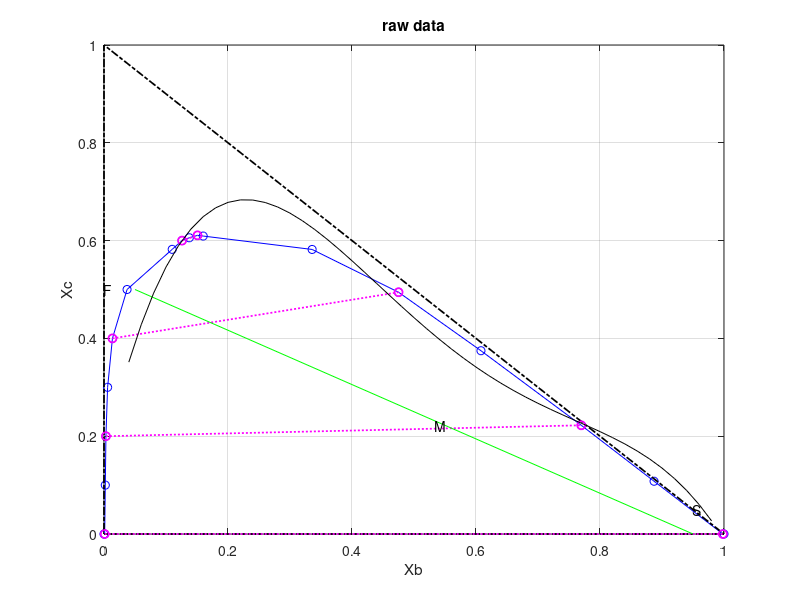

Source code (MATLAB): (Note: this script raises an error after producing the figure.)
clc;
clear;
B = [0 0.0011 0.0021 0.0031 0.0058 0.0136 0.0372 0.11 0.1259 0.1376 0.1508 0.16 0.3357 0.4751 0.608 0.7698 0.8872 0.9982 1];
C = [0 0 0.1 0.2 0.3 0.4 0.5 0.5821 0.6 0.6058 0.6107 0.6093 0.5819 0.4944 0.3748 0.2223 0.1079 0 0];
% A = 1 - B - C;

figure(1)
plot(B,C,'bo-');grid on;
hold on;

plot([0 1 0 0],[0 0 1 0], 'k-.', 'linewidth',1.25);
xlabel('Xb');ylabel('Xc');
title('raw data');
tiexc = [0, 0.2, 0.4, 0.6];
tieyc = [0.0, 0.2223, 0.4944, 0.6107];
tiexb = [0.0011, 0.0031, 0.0136, 0.1259];
tieyb = [0.9982, 0.7698, 0.4751, 0.1508];

%% Plotting the tie lines
for i = 1:length(tiexc)
plot([tiexb(i) tieyb(i)], [tiexc(i) tieyc(i)],'mo:','linewidth',1.25);
end

%% Slopes of the tie lines 
tie_slope = zeros(1,length(tiexc));
for i = 1:length(tiexc)
tie_slope(i) = (tieyc(i) - tiexc(i))/(tieyb(i) - tiexb(i));
end

%% Draw the feed line (FS line)
F = [0, 0.5];
S = [0.95, 0.05];
plot(S,F , 'g', 'linewidth', 0.35)
text(0,  0.5,'F');
text(0.95,  0.05,'S');

p1 = polyfit(B,C,4);
X_=0.04001:0.02:1;
f1 = polyval(p1,X_);
plot(X_,f1,'black')

S = 2500;
F = 2000;

xbf = 0;
xcf = 0.45;
Rny = 0.04; %for Rnx need to find x point from LLE curve
%finding Rnx(ybs) point
ep=0.01;
for i=0:0.01:0.5 
    if polyval(p1, i)<=.04+ep && polyval(f1, i)>=.04-ep
%         disp(i);
        Rnx=i;
        text(i,0.04 ,'Rn');
        break;
    end
end

%finding Mx,My points
M = F + S;
ycs = Rny;
ybs = 1-Rny;
My = (F*xcf + S*ycs)/M; % x coordinate of the mixture point
Mx = (F*xbf + S*ybs)/M; % y coordinate of the mixture point
text(Mx,  My,'M');

% drawing the line RnM
plot([Rnx, Mx], [Rny, My], 'o'); 
hold on;
m = (My - Rny) / (Mx - Rnx);% Calculate the slope (m) and y-intercept (b) of the line y = mx + b
b = Rny - m * Rnx;
x_val = linspace(Rnx, 1, 100); 
y_val = m * x_val + b;
plot(x_val, y_val, 'r');

%find intercept of RnM and LLE curve to get E point
% Extract 
syms x y;
[ybe1,yce1] = vpasolve([y == poly2sym(p1), y == m * x + b],[x,y],[.5 1;0 .7]); %range=[x1 x2;y1 y2]
text(ybe1,  yce1,'E');


%Finding FE and RnS lines
%for FE line F(xbf,xcf) E(ybe,yce)
m2 = (yce1 - xcf) / (ybe1 - xbf);
b2 = xcf - m2 * xbf; %intercept
x_val2 = linspace(0, 1.8, 200); 
y_val2 = m2 * x_val2 + b2;
plot(x_val2, y_val2, 'b');
%for RnS line Rn(xbn,xcn)(Rnx,Rny) S(ybs,ycs)
m3 = (ycs - Rny) / (ybs - Rnx);
b3 = Rny - m3 * Rnx;
x_val3 = linspace(0, 1.8, 200); 
y_val3 = m3 * x_val3 + b3;
plot(x_val3, y_val3, 'b'); 


%Finding delta point by solving FE and RnS lines
syms x y;
eq1 = y == m2*x + b2;
eq2 = y == m3*x + b3;
[Px, Py] = solve([eq1, eq2], [x, y]);
text(Px,  Py,'P');


%after gettig E1 we calculate R1(using tie) and then E2(using R1P line) and so on..
stages=3;
xbr = ones(1,stages);xcr = ones(1,stages);
ybe = ones(1,stages);yce = ones(1,stages);
yce(1)=yce1;ybe(1)=ybe1;
syms x y
%Finding the R1 point by using tie line
%find eqation of tieline
for i=1:stages
    if (0 < yce(i)) && (yce(i) <= 0.098) %setting <yce >yce condition by using graph 
    slope = 0 + (yce(i) - 0) * 0 / 0.098; % 0 
    elseif (0.098 < yce(i)) && (yce(i) <= 0.249)
    slope = tie_slope(1) + (yce(i) - 0.098) * (tie_slope(2) - tie_slope(1)) / (0.249 - 0.098);
    elseif (0.249 < yce(i)) && (yce(i) <= 0.409)
    slope = tie_slope(2) + (yce(i) - 0.249) * (tie_slope(3) - tie_slope(2)) / (0.409 - 0.249);
    end
    
    x_vals = linspace(0, ybe(i), 10);
    y_vals = slope * (x_vals - ybe(i) ) + yce(i);
    intercept = (yce(i) - slope * ybe(i)); %y at x_vals=0
    plot(x_vals, y_vals, 'r', 'linewidth', .05);
    
    %find equation R1 point by intercection of tie line and LLE curve
    syms x y;
    [xbr(i),xcr(i)] = vpasolve([y == poly2sym(p1), y == slope * x + intercept],[x,y],[0 .5;0 .7]); %range=[x1 x2;y1 y2]
    text(xbr(i),xcr(i),['R', num2str(i)]);
    
    
    
    %find R1P line and find point E2 by intersection of LLE & R1P
    %lineR1P   R1(xbr1,xcr1) P(Px,Py)
    m4 = (Py - xcr(i)) / (Px - xbr(i));
    b4 = xcr(i) - m4 * xbr(i);
    x_val4 = linspace(0, Px, 200); 
    y_val4 = m4 * x_val4 + b4;
    plot(x_val4, y_val4, 'b'); 
    %find intercept of R1P and LLE curve to get E2 point 
    [ybe(i+1),yce(i+1)] = vpasolve([y == poly2sym(p1), y == m4 * x + b4],[x,y],[.5 1;0 .7]); %range=[x1 x2;y1 y2]
    text(ybe(i+1),  yce(i+1),['E', num2str(i+1)]);
    
end
% % 
% % 
% % %to find number of stages need to plot graph of conc oc c in raffinate atevery stage
% % figure(2)
% % plot(xcr, '-bo');
% % xlabel("Number of stages");
% % ylabel("Solute Fraction in raffinate");
% % title("Solute Fraction vs no of stages");
% % 
% % disp("from the graph 0.04 fraction of c remain in raffinat after 10 stages")
% % 
